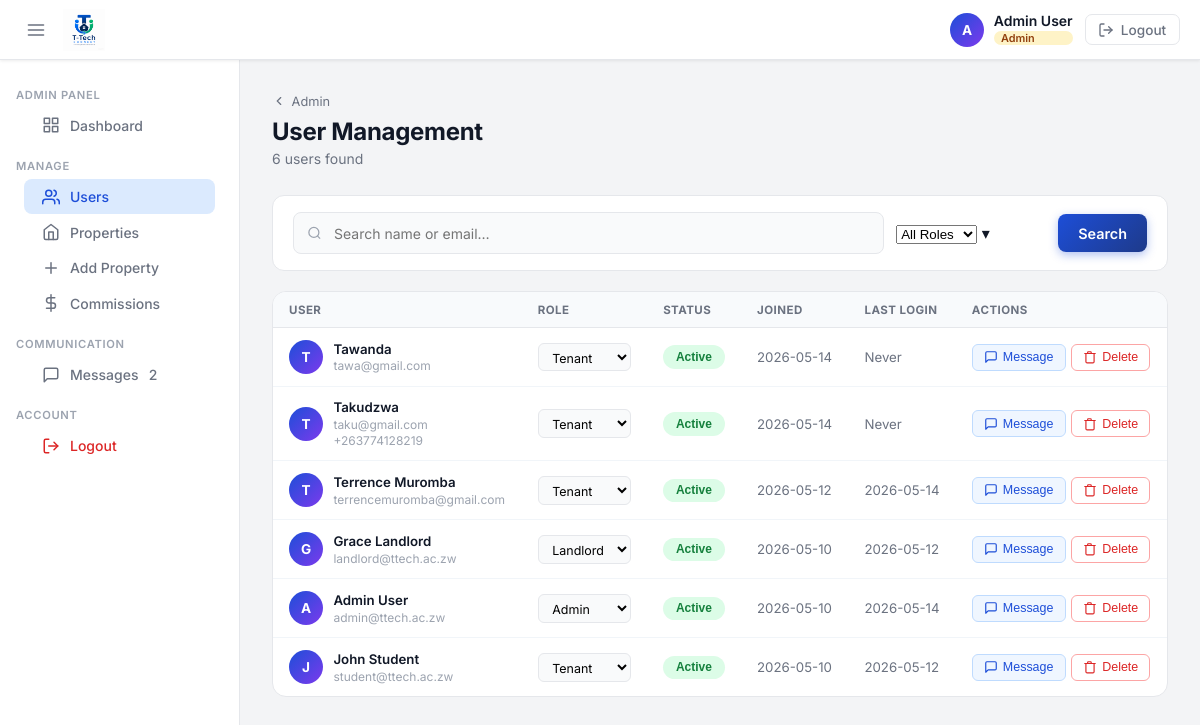
Page /admin/users (signed in) on the committed database.
### tables this page shows
CREATE TABLE users (
                id INTEGER PRIMARY KEY AUTOINCREMENT,
                full_name TEXT NOT NULL,
                email TEXT UNIQUE NOT NULL,
                password_hash TEXT NOT NULL,
                role TEXT DEFAULT 'student',
                is_active INTEGER DEFAULT 1,
                created_at TIMESTAMP DEFAULT CURRENT_TIMESTAMP,
                last_login TIMESTAMP
            , phone TEXT, last_seen TIMESTAMP, google_id TEXT);

### Backend/app.py (the view)
@app.route('/admin/users')
@admin_required
def admin_users():
    q           = request.args.get('q', '').strip()
    role_filter = request.args.get('role', '').strip()
    filters, params = [], []
    if q:
        filters.append("(full_name LIKE ? OR email LIKE ?)")
        params += [f'%{q}%', f'%{q}%']
    if role_filter:
        filters.append("role=?")
        params.append(role_filter)
    where = ('WHERE ' + ' AND '.join(filters)) if filters else ''
    with get_db() as conn:
        users = conn.execute(
            f"SELECT id,full_name,email,role,is_active,phone,created_at,last_login "
            f"FROM users {where} ORDER BY created_at DESC", params
        ).fetchall()
    return render_template('admin_users.html', users=users,
                           q=q, role_filter=role_filter, **_admin_common())

### Backend/app.py (called while the page is built)
def get_db():
    os.makedirs(os.path.dirname(DB_PATH), exist_ok=True)
    conn = sqlite3.connect(DB_PATH)
    conn.row_factory = sqlite3.Row
    return conn

def admin_required(f):
    @wraps(f)
    def decorated(*args, **kwargs):
        if 'user_id' not in session:
            return redirect(url_for('login'))
        if session.get('user_role') != 'admin':
            flash('Admin access required.', 'error')
            return redirect(url_for('dashboard'))
        return f(*args, **kwargs)
    return decorated

def get_unread_count(user_id):
    with get_db() as conn:
        row = conn.execute("""
            SELECT COUNT(*) as cnt FROM messages m
            JOIN conversation_members cm
                ON m.conversation_id = cm.conversation_id AND cm.user_id = ?
            WHERE m.sender_id != ?
              AND (m.sent_at > cm.last_read_at OR cm.last_read_at IS NULL)
              AND m.is_deleted = 0
        """, (user_id, user_id)).fetchone()
        return row['cnt'] if row else 0

def _admin_common():
    return dict(user_name=session.get('user_name'), user_role=session.get('user_role'),
                unread_count=get_unread_count(session['user_id']))

### Frontend/templates/admin_users.html (shortened to what this page needs)
<!DOCTYPE html>
<html lang="en">
<head>
  <link rel="stylesheet" href="{{ url_for('static', filename='css/landlord.css') }}" />
  <link rel="stylesheet" href="{{ url_for('static', filename='css/admin.css') }}" />
</head>
<body>
{% include '_topbar.html' %}
<div class="layout">
  {% include '_sidebar.html' %}
  <main class="page-main">
    <div class="page-header">
      <div>
        <a href="/admin" class="back-crumb">
          <svg width="14" height="14" viewBox="0 0 24 24" fill="none" stroke="currentColor" stroke-width="2" stroke-linecap="round"><polyline points="15 18 9 12 15 6"/></svg>
          Admin
        </a>
        <h1 class="page-title">User Management</h1>
        <p class="page-sub">{{ users|length }} user{{ 's' if users|length != 1 }} found</p>
      </div>
    </div>
    <div class="admin-filter-bar">
      <form method="GET" action="/admin/users" class="admin-filter-form">
        <div class="search-input-wrap" style="flex:1;min-width:200px">
          <input type="text" name="q" value="{{ q }}" class="search-input" placeholder="Search name or email…" />
        </div>
        <div class="select-wrap" style="width:150px">
          <select name="role" class="field-input" onchange="this.form.submit()">
            <option value="">All Roles</option>
          </select>
          <span class="select-arrow">▾</span>
        </div>
        <button type="submit" class="btn-primary" style="display:flex;align-items:center;gap:.4rem">Search</button>
      </form>
    </div>
    <div class="admin-panel">
      <table class="admin-table">
        <thead>
          <tr>
            <th>User</th>
            <th>Role</th>
            <th>Status</th>
            <th>Joined</th>
            <th>Last Login</th>
            <th>Actions</th>
          </tr>
        </thead>
        <tbody>
          {% for u in users %}
          <tr id="user-row-{{ u.id }}">
            <td>
              <div class="user-cell">
                <div class="user-cell-avatar">{{ u.full_name[0].upper() }}</div>
                <div>
                  <div class="cell-main">{{ u.full_name }}</div>
                  <div class="cell-sub">{{ u.email }}</div>
                  {% if u.phone %}<div class="cell-sub">{{ u.phone }}</div>{% endif %}
                </div>
              </div>
            </td>
            <td>
              <select class="role-select" data-uid="{{ u.id }}" onchange="setRole(this)">
                <option value="student"  {{ 'selected' if u.role == 'student' }}>Tenant</option>
                <option value="landlord" {{ 'selected' if u.role == 'landlord' }}>Landlord</option>
                <option value="admin"    {{ 'selected' if u.role == 'admin' }}>Admin</option>
              </select>
            </td>
            <td>
              <button class="toggle-btn {{ 'toggle-active' if u.is_active else 'toggle-inactive' }}"
                      id="toggle-{{ u.id }}" data-uid="{{ u.id }}" data-active="{{ u.is_active }}"
                      onclick="toggleUser({{ u.id }})">
                {{ 'Active' if u.is_active else 'Inactive' }}
              </button>
            </td>
            <td class="cell-muted">{{ u.created_at[:10] if u.created_at else '—' }}</td>
            <td class="cell-muted">{{ u.last_login[:10] if u.last_login else 'Never' }}</td>
            <td>
              <div class="action-group">
                <button class="btn-action btn-view" onclick="messageUser({{ u.id }})" title="Send Message">
                  <svg width="14" height="14" viewBox="0 0 24 24" fill="none" stroke="currentColor" stroke-width="2" stroke-linecap="round" stroke-linejoin="round"><path d="M21 15a2 2 0 0 1-2 2H7l-4 4V5a2 2 0 0 1 2-2h14a2 2 0 0 1 2 2z"/></svg>
                  Message
                </button>
                <button class="btn-action btn-delete" onclick="deleteUser({{ u.id }}, '{{ u.full_name|e }}')" title="Delete">
                  <svg width="14" height="14" viewBox="0 0 24 24" fill="none" stroke="currentColor" stroke-width="2" stroke-linecap="round" stroke-linejoin="round"><polyline points="3 6 5 6 21 6"/><path d="M19 6v14a2 2 0 0 1-2 2H7a2 2 0 0 1-2-2V6m3 0V4a1 1 0 0 1 1-1h4a1 1 0 0 1 1 1v2"/></svg>
                  Delete
                </button>
              </div>
            </td>
          </tr>
          {% else %}
          <tr><td colspan="6" class="cell-empty">No users match your search.</td></tr>
          {% endfor %}
        </tbody>
      </table>
    </div>
  </main>
</div>
</body>
</html>

### Frontend/templates/_topbar.html
<header class="topbar">
  <div class="topbar-left">
    <button class="sidebar-toggle" id="sidebar-toggle" aria-label="Toggle sidebar">
      <svg width="20" height="20" viewBox="0 0 24 24" fill="none" stroke="currentColor" stroke-width="2" stroke-linecap="round"><line x1="3" y1="6" x2="21" y2="6"/><line x1="3" y1="12" x2="21" y2="12"/><line x1="3" y1="18" x2="21" y2="18"/></svg>
    </button>
    <a href="{% if user_role == 'admin' %}/admin{% elif user_role == 'landlord' %}/landlord{% else %}/dashboard{% endif %}" class="logo-wrap">
      <img src="{{ url_for('static', filename='images/logo.png') }}" alt="T-Tech Connect" class="logo-img" />
    </a>
  </div>
  <div class="topbar-right">
    <div class="user-pill">
      <div class="user-avatar">{{ user_name[0].upper() if user_name else 'L' }}</div>
      <div class="user-info">
        <span class="user-name-text">{{ user_name }}</span>
        {% set role_label = {'student': 'Tenant', 'landlord': 'Landlord', 'admin': 'Admin'} %}
        <span class="role-badge role-{{ user_role }}">{{ role_label.get(user_role, user_role|title) }}</span>
      </div>
    </div>
    <a href="/logout" class="btn-logout" title="Logout">
      <svg width="16" height="16" viewBox="0 0 24 24" fill="none" stroke="currentColor" stroke-width="2" stroke-linecap="round" stroke-linejoin="round">
        <path d="M9 21H5a2 2 0 0 1-2-2V5a2 2 0 0 1 2-2h4"/>
        <polyline points="16 17 21 12 16 7"/>
        <line x1="21" y1="12" x2="9" y2="12"/>
      </svg>
      <span class="logout-label">Logout</span>
    </a>
  </div>
</header>

### Frontend/static/css/landlord.css (style rules this page uses)
*, *::before, *::after { box-sizing: border-box; margin: 0; padding: 0; }
:root { --primary: #1d4ed8; --primary-dark: #1e3a8a; --primary-light: #dbeafe; --sidebar-w: 240px; --topbar-h: 60px; --text-primary: #111827; --text-secondary: #6b7280; --text-muted: #9ca3af; --border: #e5e7eb; --bg: #f3f4f6; --white: #ffffff; --radius: 12px; --radius-sm: 8px; --shadow-sm: 0 1px 3px rgba(0,0,0,.08); --shadow-md: 0 4px 12px rgba(0,0,0,.1); }
html, body { height: 100%; font-family: 'Inter', system-ui, -apple-system, sans-serif; background: var(--bg); color: var(--text-primary); -webkit-font-smoothing: antialiased; }
.topbar { position: fixed; top: 0; left: 0; right: 0; height: var(--topbar-h); background: var(--white); border-bottom: 1px solid var(--border); display: flex; align-items: center; justify-content: space-between; padding: 0 1.25rem; z-index: 200; box-shadow: var(--shadow-sm); }
.topbar-left, .topbar-right { display: flex; align-items: center; gap: .75rem; }
.sidebar-toggle { background: none; border: none; cursor: pointer; color: var(--text-secondary); padding: .35rem; border-radius: 6px; display: flex; transition: background .2s, color .2s; }
.logo-wrap { display: flex; align-items: center; gap: .6rem; text-decoration: none; }
.logo-img { height: 42px; width: auto; object-fit: contain; }
.user-pill { display: flex; align-items: center; gap: .6rem; }
.user-avatar { width: 34px; height: 34px; background: linear-gradient(135deg, #1d4ed8, #7c3aed); border-radius: 50%; display: flex; align-items: center; justify-content: center; color: #fff; font-weight: 700; font-size: .85rem; flex-shrink: 0; }
.user-info { display: flex; flex-direction: column; line-height: 1; }
.user-name-text { font-size: .875rem; font-weight: 600; }
.role-badge { font-size: .68rem; font-weight: 600; padding: .12rem .45rem; border-radius: 99px; margin-top: .2rem; text-transform: capitalize; }
.role-admin { background: #ede9fe; color: #5b21b6; }
.btn-logout { display: flex; align-items: center; gap: .4rem; font-size: .85rem; font-weight: 500; color: var(--text-secondary); text-decoration: none; padding: .4rem .8rem; border: 1px solid var(--border); border-radius: 7px; transition: all .2s; }
.logout-label { display: none; }
@media (min-width: 640px) { .logout-label { display: inline; } }
.layout { display: flex; padding-top: var(--topbar-h); min-height: 100vh; }
.page-main { flex: 1; margin-left: var(--sidebar-w); padding: 2rem; max-width: 1100px; transition: margin-left .25s ease; }
.page-header { display: flex; align-items: flex-start; justify-content: space-between; gap: 1rem; margin-bottom: 1.75rem; }
.page-title { font-size: 1.5rem; font-weight: 700; letter-spacing: -.3px; }
.page-sub { font-size: .875rem; color: var(--text-secondary); margin-top: .3rem; }
.btn-action { display: inline-flex; align-items: center; gap: .3rem; padding: .35rem .7rem; border-radius: 6px; font-size: .78rem; font-weight: 500; cursor: pointer; border: 1px solid; text-decoration: none; transition: all .15s; }
.btn-view { border-color: #bfdbfe; background: #eff6ff; color: var(--primary); }
.btn-delete { border-color: #fca5a5; background: #fff; color: #dc2626; }
.btn-primary { display: inline-flex; align-items: center; gap: .45rem; padding: .65rem 1.25rem; background: linear-gradient(135deg, var(--primary), var(--primary-dark)); color: #fff; border: none; border-radius: var(--radius-sm); font-size: .9rem; font-weight: 600; font-family: inherit; cursor: pointer; text-decoration: none; box-shadow: 0 3px 10px rgba(29,78,216,.35); transition: all .2s; }
.back-crumb { display: inline-flex; align-items: center; gap: .35rem; font-size: .8rem; color: var(--text-secondary); text-decoration: none; margin-bottom: .5rem; transition: color .2s; }

### rows in the picture
users: full_name "Admin User", get "Admin", full_name "A", email "admin@ttech.ac.zw", id "Admin", is_active "Active", created_at "2026-05-10", last_login "2026-05-14"
users: full_name "T", full_name "Tawanda", email "tawa@gmail.com", id "Tenant", is_active "Active", created_at "2026-05-14", last_login "Never"
users: full_name "T", full_name "Takudzwa", email "taku@gmail.com", phone "+263774128219", id "Tenant", is_active "Active", created_at "2026-05-14", last_login "Never"
users: full_name "T", full_name "Terrence Muromba", email "terrencemuromba@gmail.com", id "Tenant", is_active "Active", created_at "2026-05-12", last_login "2026-05-14"
users: full_name "G", full_name "Grace Landlord", email "landlord@ttech.ac.zw", id "Landlord", is_active "Active", created_at "2026-05-10", last_login "2026-05-12"
users: full_name "J", full_name "John Student", email "student@ttech.ac.zw", id "Tenant", is_active "Active", created_at "2026-05-10", last_login "2026-05-12"

### other values in the picture
{{ user_name[0].upper() if user_name else 'L' }} "A"
{{ unread_count or '' }} "2"
{{ users|length }} "6"
{{ 's' if users|length != 1 }} "s"
